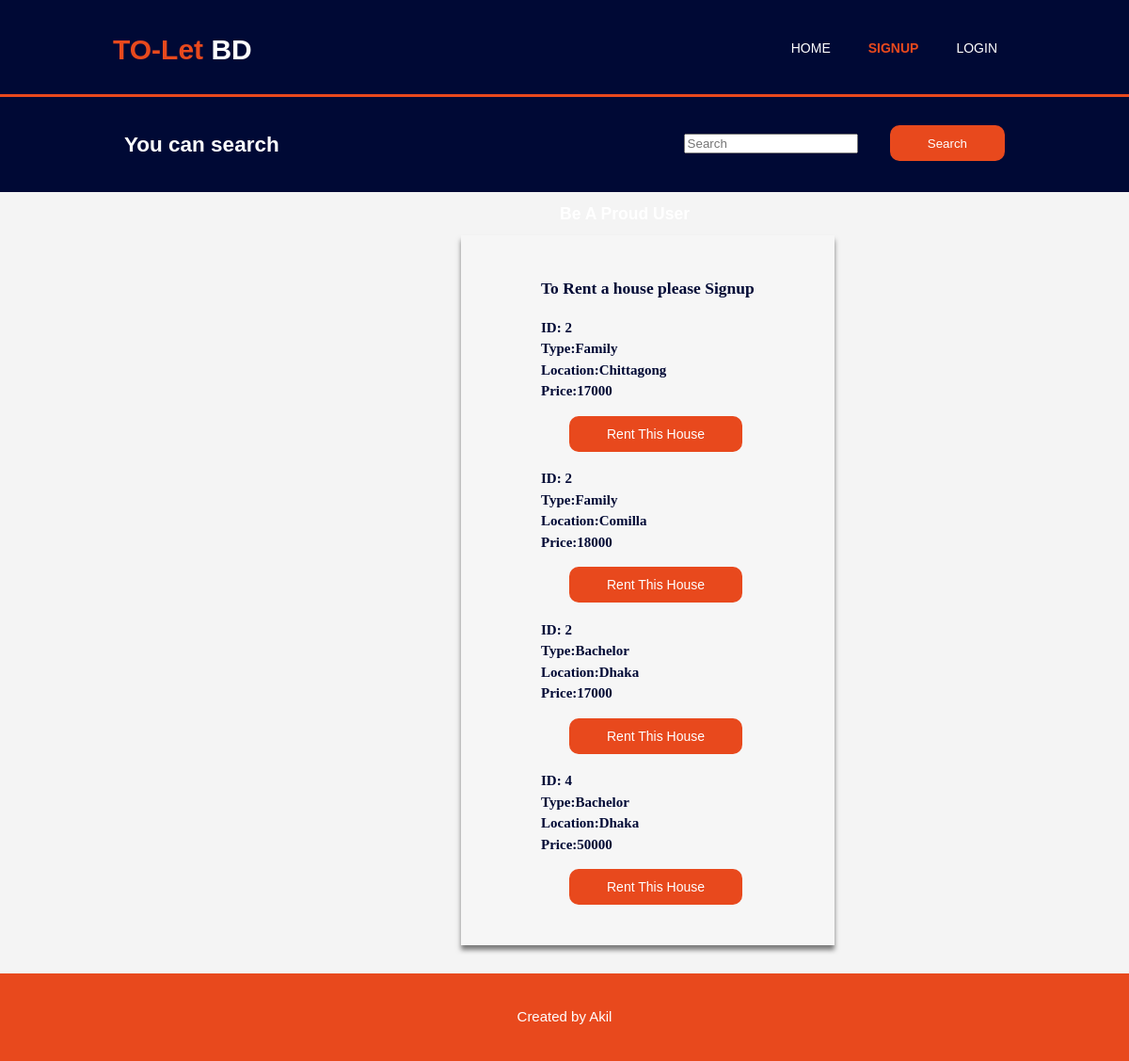
Screenshot of /all.php with the database file from the repository.
### tables this page shows
CREATE TABLE `rooms` (
  `Serial_Number` int(2) NOT NULL,
  `id` int(3) NOT NULL,
  `location` varchar(20) NOT NULL,
  `type` varchar(10) NOT NULL,
  `price` int(5) NOT NULL,
  `img_dir` varchar(255) NOT NULL
);

### all.php (the view, shortened to what this page needs)
<!DOCTYPE html>
<html>
  <head>
    <link rel="stylesheet" href="./css/style.css">
  </head>
  <body>
    <header>
      <div class="container">
        <div id="branding">
          <h1><span class="highlight">TO-Let</span> BD</h1>
        </div>
        <nav>
          <ul>
            <li><a href="home.php">Home</a></li>
            <li class="current"><a href="signup.php">Signup</a></li>
            <li><a href="login.php">Login</a></li>
          </ul>
        </nav>
      </div>
    </header>
    <section id="newsletter">
      <div class="container">
        <h1>You can search</h1>
        <nav>
		 <div class="search-container">
		<form action="http://localhost/project2/search.php" method="GET">
		<input type="text" placeholder="Search" name="query">
      <button type="submit" class="button_1">Search</button>
    </form>
  </div>
        </nav>
      </div>
    </section>
    <section id="main">
      <div class="container">
        <article id="main-col">
          <h1 class="page-title">Be A Proud User</h1>
      <div class="dark">
          <h3>To Rent a house please Signup</h3>
            <?php
	        $conn = OpenCon();
			$raw_results = mysqli_query($conn,"SELECT * FROM rooms") or die(mysql_error());
            while($results = mysqli_fetch_array($raw_results)){
                echo "<p>ID: ".$results['id']." <br/> Type:".$results['type']."<br/> Location:".$results['location']." <br/>Price:".$results['price']."</p>" ;
				echo '<button type="nav" class="button_1" ><a href="reserve.php">Rent This House</a></button>';
            };
?>
      </div>
    </section>
    <footer>
      <p> Created by Akil </p>
    </footer>
  </body>
</html>

### css/style.css (style rules this page uses)
body { font: 15px/1.5 Arial, Helvetica,sans-serif; padding:0; margin:0; background-color:#f4f4f4; }
.container { width:80%; margin:auto; overflow:hidden; }
ul { margin:0; padding:0; }
.button_1 { height:38px; background:#e8491d; border:0; border-radius:10px; margin-left:30px; padding-left:40px; padding-right:40px; color:#ffffff; }
.page-title { padding-left:105px; color:#ffffff; margin-top:10px; margin-bottom:10px; }
.dark { padding:25px; padding-left:85px; padding-right:85px; background: rgba(255,255,255,.2); box-shadow: 0 5px 5px rgba(0,0,0,.5); color:#000935; margin-top:10px; margin-bottom:10px; font-weight:bold; font-family: times new roman; }
header { background:#000935; color:#ffffff; padding-top:30px; min-height:70px; border-bottom:#e8491d 3px solid; }
header a { color:#ffffff; text-decoration:none; text-transform: uppercase; font-size:16px; }
header li { float:left; display:inline; padding: 0 20px 0 20px; }
header #branding { float:left; }
header #branding h1 { margin:0; }
header nav { float:right; margin-top:10px; }
header .highlight, header .current a { color:#e8491d; font-weight:bold; }
body a { color:#ffffff; text-decoration:none; font-size:14px; }
#newsletter { padding:15px; color:#ffffff; background:#000935; }
#newsletter h1 { float:left; }
#newsletter form { float:right; margin-top:15px; }
article#main-col { padding-left:370px; float:left; max-width:65%; }
footer { padding:20px; margin-top:20px; color:#ffffff; background-color:#e8491d; text-align: center; }

### rows the page displays
rooms: id "2", type "Family", location "Chittagong", price "17000"
rooms: id "2", type "Family", location "Comilla", price "18000"
rooms: id "2", type "Bachelor", location "Dhaka", price "17000"
rooms: id "4", type "Bachelor", location "Dhaka", price "50000"
